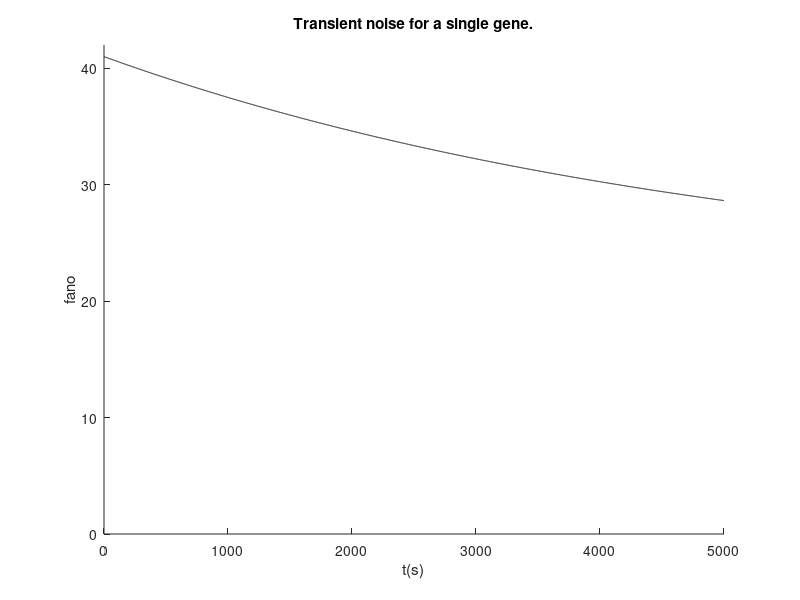

The MATLAB source for this figure:
t = 0:5000;
p_half = 3600;
b = 20;
k_R = 0.01;
eta = 0;
gamma_p = log(2)/p_half;

figure
hold on

fano = (( (1 - exp(-2 * gamma_p .* t))./(1 - exp(-gamma_p .* t)) ) .* b ./(1 + eta)) + 1;
plot(t, fano, 'k')

ylim([0 42])
xlabel('t(s)')
ylabel('fano')
title('Transient noise for a single gene.')

eta = 1/150;
